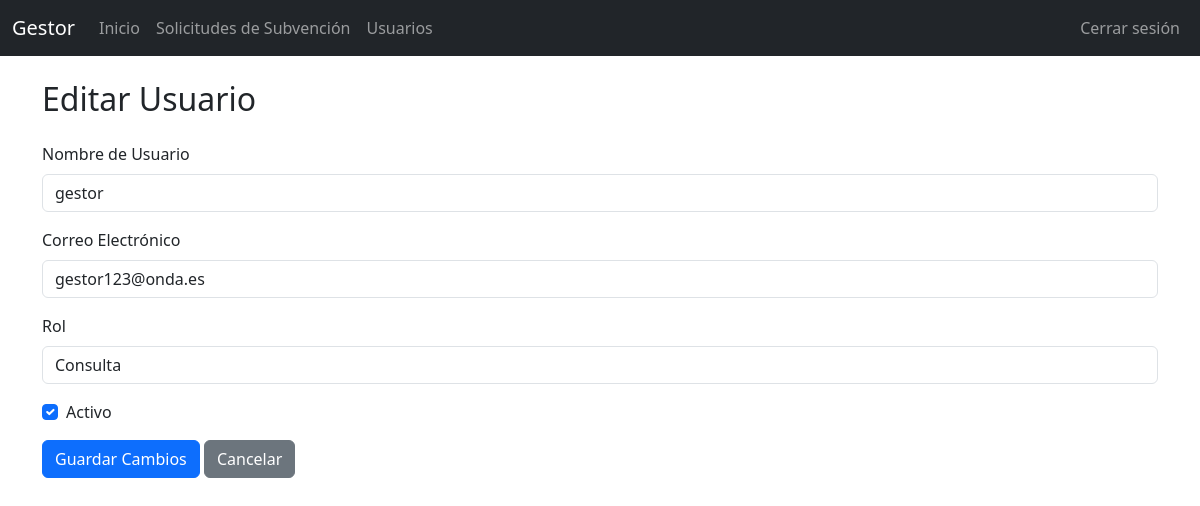
The app's page /auth/edit_user/2 (signed in) with its own data.
### app/models/user.py (models this page shows, shortened)
class User(UserMixin, db.Model):
    __tablename__ = 'users'
    id = db.Column(db.Integer, primary_key=True)
    username = db.Column(db.String(64), unique=True, nullable=False)
    email = db.Column(db.String(120), unique=True, nullable=False)
    password_hash = db.Column(db.String(128), nullable=False)
    role = db.Column(
        db.Enum(UserRole, name="user_role", validate_strings=True),
        default=UserRole.CONSULTA,  # Corrección aquí
        nullable=False
    )
    active = db.Column(db.Boolean, default=True, nullable=False)
    created_at = db.Column(db.DateTime, default=datetime.utcnow, nullable=False)
    updated_at = db.Column(db.DateTime, default=datetime.utcnow, onupdate=datetime.utcnow, nullable=False)
    @property
    def is_active(self):
        return self.active

### app/routes/auth.py (the view, shortened to what this page needs)
@auth_bp.route('/edit_user/<int:user_id>', methods=['GET', 'POST'])
@login_required
def edit_user(user_id):
    if current_user.role != UserRole.ADMIN:
        flash('No tienes permisos para realizar esta acción.', 'danger')
        return redirect(url_for('main.index'))
    user = User.query.get_or_404(user_id)
    return render_template('User/edit_user.html', user=user, roles=UserRole)

### app/templates/User/edit_user.html (shortened to what this page needs)
{% extends "base.html" %}
{% block content %}
<h2 class="my-4">Editar Usuario</h2>
<form method="POST" action="{{ url_for('auth.edit_user', user_id=user.id) }}">
    <div class="mb-3">
        <label for="username" class="form-label">Nombre de Usuario</label>
        <input type="text" name="username" id="username" class="form-control" value="{{ user.username }}" required>
    </div>
    <div class="mb-3">
        <label for="email" class="form-label">Correo Electrónico</label>
        <input type="email" name="email" id="email" class="form-control" value="{{ user.email }}" required>
    </div>
    <div class="mb-3">
        <label for="role" class="form-label">Rol</label>
        <select name="role" class="form-control">
            <option value="consulta" {% if user.role == UserRole.CONSULTA %}selected{% endif %}>Consulta</option>
          </select>
    </div>
    <div class="form-check mb-3">
        <input type="checkbox" name="active" id="active" class="form-check-input" {% if user.active %}checked{% endif %}>
        <label for="active" class="form-check-label">Activo</label>
    </div>
    <button type="submit" class="btn btn-primary">Guardar Cambios</button>
    <a href="{{ url_for('auth.user_management') }}" class="btn btn-secondary">Cancelar</a>
</form>
{% endblock %}

### records on screen
User: username "gestor", email "gestor123@onda.es", role "Consulta", active "☑"
